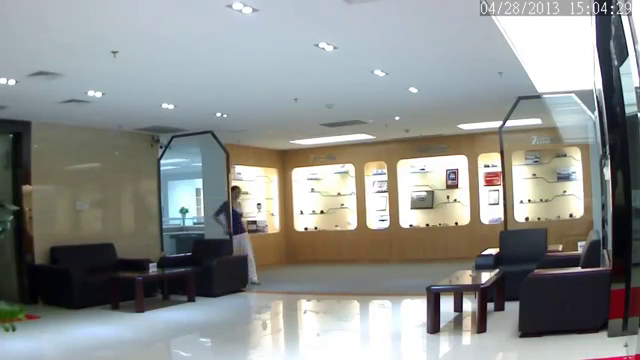
#> input picture frame 45 of Intro_OpenCV/tratamiento_imagenes/detector_movimiento/SCRIPTS/video1.mp4, 640 x 360 px, given in place of 12.mp4, which was not available
$ python '3- MoveDetection CON REGISTRO - Gmail.py'
#> lines starting #> are read from the running program, lines starting #| are printed output that depends on the picture; pictures that were not available may be replaced by others from this repository, and a replacement may not be noted
"""
PROCESO

1. Deteccion de maximo contorno
2. Registro en carpeta local
3. Envio de imagen a gmail cada 50 movimientos
"""

import numpy as np
import cv2
import time
import os
import datetime
import smtplib
from email.mime.image import MIMEImage
from email.mime.multipart import MIMEMultipart
import datetime


#-------------------------------------------------
path = 'C:/Registros/'
camara = cv2.VideoCapture('12.mp4')
#camara = cv2.VideoCapture(0)
frame_width = int(camara.get(3))
frame_height = int(camara.get(4))
out = cv2.VideoWriter('salida_0.avi',cv2.VideoWriter_fourcc('M','J','P','G'), 15, (frame_width,frame_height))

fondo = None
movimientos = 0
# Recorremos todos los frames
while True:
        # Obtenemos el frame
        (grabbed, frame) = camara.read()
#> frame is the input picture: shape (360, 640, 3); mean B, G, R 143.4, 145.8, 142.8

        # Si hemos llegado al final del vídeo salimos
        if not grabbed:
                break

        # Convertimos a escala de grises
        gris = cv2.cvtColor(frame, cv2.COLOR_BGR2GRAY)
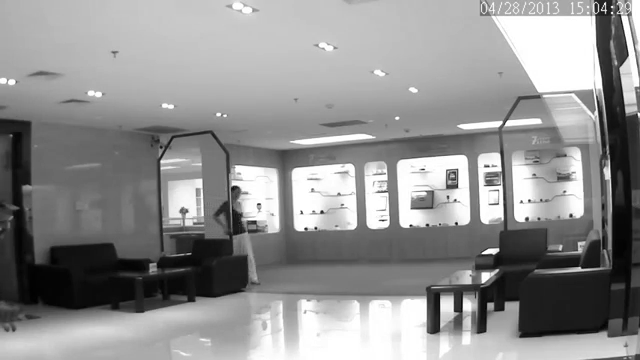
#> gris: shape (360, 640); min 0, max 255, mean 144.5

        # Aplicamos suavizado para eliminar ruido
        gris = cv2.GaussianBlur(gris, (7, 7), 0)
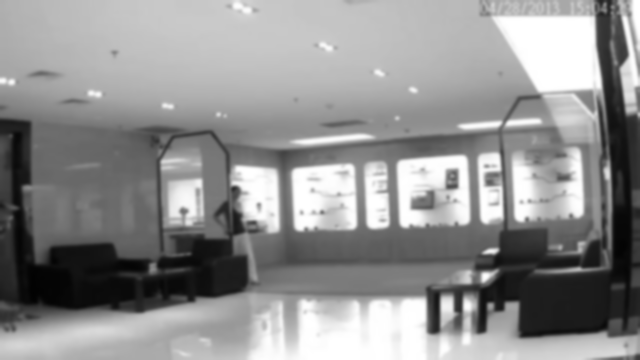
#> gris: shape (360, 640); min 1, max 255, mean 144.6

        # Si todavía no hemos obtenido el fondo, lo obtenemos
        # Será el primer frame que obtengamos
        if fondo is None:
                fondo = gris
                continue

        # Calculo de la diferencia entre el fondo y el frame actual
        resta = cv2.absdiff(fondo, gris)

        # Aplicamos un umbral
        umbral = cv2.threshold(resta, 30, 255, cv2.THRESH_BINARY)[1]

        # Dilatamos el umbral para tapar agujeros
        umbral = cv2.erode(umbral,  None, iterations=2)
        umbral = cv2.dilate(umbral, None, iterations=25)

        copia_frame = frame.copy()
        img_fg = cv2.bitwise_and(copia_frame,copia_frame,mask = umbral)

        # Copiamos el umbral para detectar los contornos
        contornosimg = umbral.copy()

        # Buscamos contorno en la imagen
        contornos, hierarchy = cv2.findContours(contornosimg,cv2.RETR_EXTERNAL,cv2.CHAIN_APPROX_SIMPLE)
        frame_copy = frame.copy()
        # Recorremos todos los contornos encontrados
        if len(contornos) > 0:
                c = max(contornos, key=cv2.contourArea)
                if cv2.contourArea(c) < 8800:
                        continue

                # Obtenemos el bounds del contorno, el rectángulo mayor que engloba al contorno
                (x, y, w, h) = cv2.boundingRect(c)
                # Dibujamos el rectángulo del bounds
                cv2.rectangle(frame, (x, y), (x + w, y + h), (7, 223, 235), 7)#(6, 1, 205)
                cv2.drawContours(frame, [c], -1, (0, 0, 255), 1, cv2.LINE_AA)
                # efecto translucido

                roi_1 = frame_copy[y:y+h,x:x+w]
                cv2.rectangle(frame, (x, y), (x + w, y + h),(159, 173, 33), -1,1)  #(184, 169, 165), -1,1)
                roi = frame[y:y+h,x:x+w]
                dst = cv2.addWeighted(roi,0.4,roi_1,0.6,0)
                frame[y:y+h,x:x+w] = dst

                # --- definir formato para guardar 18h5m12s
                ahora = datetime.datetime.now()
                hora = str(ahora.hour)
                minuto = str(ahora.minute)
                segundo = str(ahora.second)
                filename = hora+'h-'+minuto+'m-'+segundo+'s'+'.jpg'
                cv2.imwrite(os.path.join(path , filename), frame_copy)
                movimientos = movimientos + 1

                if movimientos == 50: # envio a gmail
                        movimientos = 0
                        #-------------------------------------------------
                        server = smtplib.SMTP('smtp.gmail.com:587')
                        msg = MIMEMultipart()
                        password = "laplace9216"
                        msg['From'] = "carlosjulioph@gmail.com"
                        msg['To'] = "visionporcomputador.curso@gmail.com"
                        time_now = datetime.datetime.now().isoformat()
                        msg['Subject'] = "ALERTA DE SEGURIDAD_" + time_now[0:10]
                        path_file =path+filename
                        fp = open(path_file, 'rb')
                        #fp = open("C:/fakes.png", 'rb')
                        msg.attach(MIMEImage(fp.read()))
                        server.starttls()
                        server.login(msg['From'], password)
                        server.sendmail(msg['From'], msg['To'], msg.as_string())
                        server.quit()

        out.write(frame)

        # Mostramos las imágenes de la cámara, el umbral y la resta
        cv2.imshow('Curso_VISION POR COMPUTADOR - Ing. CARLOS JULIO PARDO', frame)
        """
        cv2.imshow('Umbral', umbral)
        cv2.imshow('Resta', resta)
        #cv2.imshow('Contorno', contornosimg)
        cv2.imshow('Segmentacion', img_fg)
        #cv2.imshow('Fondo', fondo)
        """

        # Capturamos una tecla para salir
        key = cv2.waitKey(25) & 0xFF


        # Si ha pulsado la letra s, salimos
        if key == 27:
                break

# Liberamos la cámara y cerramos todas las ventanas
camara.release()
out.release()
cv2.destroyAllWindows()

print('Numero de movimientos: ',movimientos )

$ run again, starting later in the video
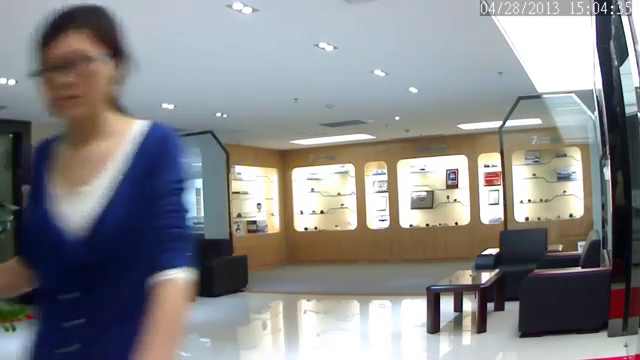
#> input picture frame 203 of Intro_OpenCV/tratamiento_imagenes/detector_movimiento/SCRIPTS/video1.mp4, 640 x 360 px, given in place of 12.mp4, which was not available
#> frame is the input picture: shape (360, 640, 3); mean B, G, R 137.2, 135.6, 135
#> `gris = cv2.cvtColor(frame, cv2.COLOR_BGR2GRAY)`:
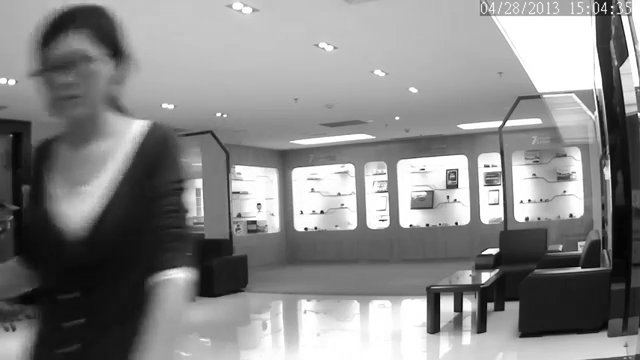
#> gris: shape (360, 640); min 3, max 255, mean 135.5
#> `gris = cv2.GaussianBlur(gris, (7, 7), 0)`:
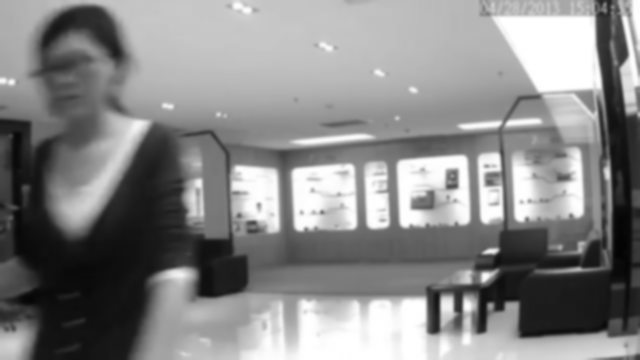
#> gris: shape (360, 640); min 3, max 255, mean 135.5

$ run again, starting later in the video
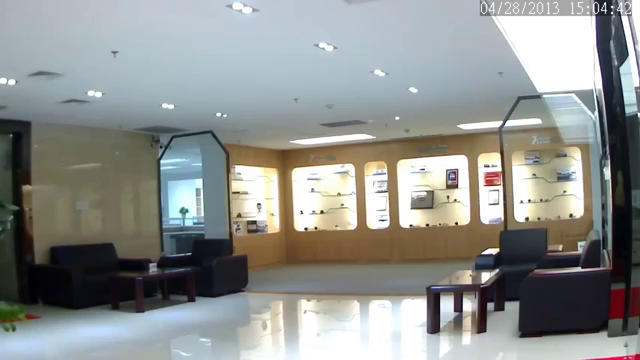
#> input picture frame 362 of Intro_OpenCV/tratamiento_imagenes/detector_movimiento/SCRIPTS/video1.mp4, 640 x 360 px, given in place of 12.mp4, which was not available
#> frame is the input picture: shape (360, 640, 3); mean B, G, R 143.6, 146.2, 143.4
#> `gris = cv2.cvtColor(frame, cv2.COLOR_BGR2GRAY)`:
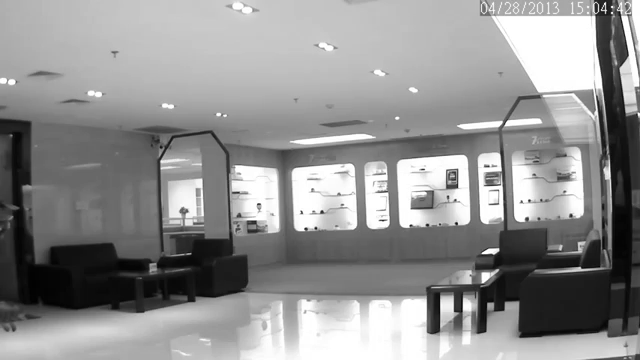
#> gris: shape (360, 640); min 0, max 255, mean 145
#> `gris = cv2.GaussianBlur(gris, (7, 7), 0)`:
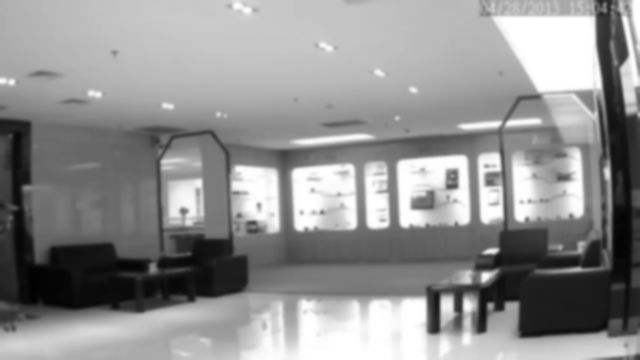
#> gris: shape (360, 640); min 1, max 255, mean 145
